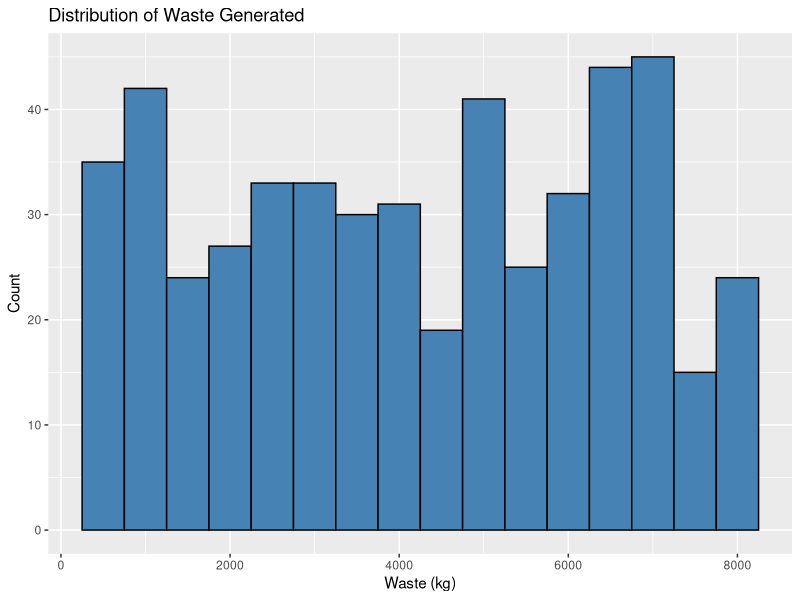
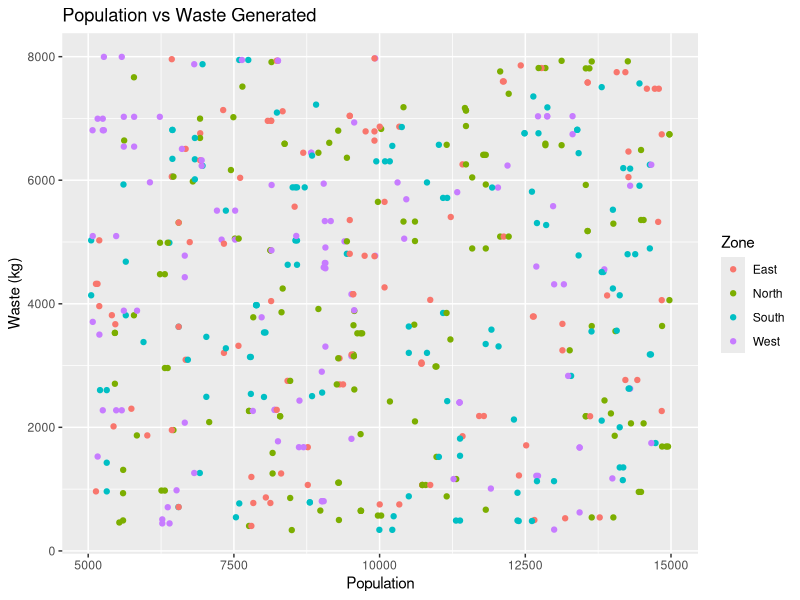
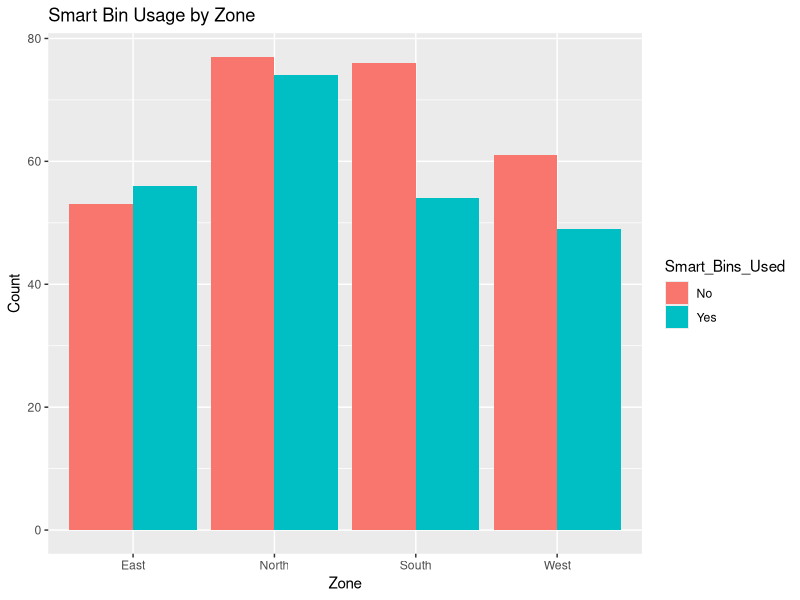

The R script that drew these images, in order:
# Load libraries
library(DiagrammeR)
library(ggplot2)
library(readr)

# ---- 1. Architecture Diagram ----
graph_code <- "
digraph waste_management {
  graph [layout = dot, rankdir = LR]
  node [shape = rectangle, style = filled, fillcolor = lightblue, fontname = Helvetica]
  
  Household [label = 'Households\\n(Smart Bins / Citizens)']
  Collection [label = 'Collection\\n(Trucks & Crews)']
  Processing [label = 'Processing Center']
  Recycling [label = 'Recycling Plant']
  Landfill [label = 'Landfill']
  Analysis [label = 'Data Analysis in R']

  Household -> Collection -> Processing
  Processing -> Recycling
  Processing -> Landfill
  Household -> Analysis
  Collection -> Analysis
  Recycling -> Analysis
}
"

grViz(graph_code)  # This shows the diagram in RStudio's Viewer

# ---- 2. Load your synthetic dataset ----
data <- read_csv("synthetic_waste_mgmt_data.csv")

# ---- 3. Graphs with ggplot2 ----

# Histogram: Waste Generated
ggplot(data, aes(x = Waste_Generated_kg)) +
  geom_histogram(binwidth = 500, fill = "steelblue", color = "black") +
  labs(title = "Distribution of Waste Generated", x = "Waste (kg)", y = "Count")

# Scatter Plot: Population vs Waste
ggplot(data, aes(x = Population, y = Waste_Generated_kg, color = Zone)) +
  geom_point() +
  labs(title = "Population vs Waste Generated", x = "Population", y = "Waste (kg)")

# Bar Plot: Smart Bin Usage by Zone
ggplot(data, aes(x = Zone, fill = Smart_Bins_Used)) +
  geom_bar(position = "dodge") +
  labs(title = "Smart Bin Usage by Zone", x = "Zone", y = "Count")
